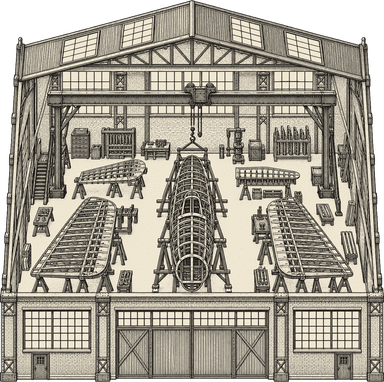
#> input picture assets/art/buildings/airframe_works.png, 384 x 382 px, given in place of keyed.png, which was not available
$ python process.py ../../assets/art/buildings/airframe_works.png out.png
#> lines starting #> are read from the running program, lines starting #| are printed output that depends on the picture; pictures that were not available may be replaced by others from this repository, and a replacement may not be noted
#!/usr/bin/env python3
"""
Turn a Codex-generated engraving on chroma green into a game sprite (GDD §11).

    uv run --with pillow python tools/art/process.py <generated.png> <out.png> --tiles 2 [--kind building|good|terrain]

Steps: key out the green (Codex's remove_chroma_key.py), map every remaining pixel onto the
ink↔paper axis (white walls become opaque paper so a building hides what stands behind it),
scale so the drawing's width equals its footprint at 128 px per tile (2× the 64 px design size,
so zooming in stays crisp), and trim. Goods get a fixed 96 px box; terrain tiles a 128 px square.
Every output is logged in docs/AI-ASSETS.md by the caller (see tools/art/bible.sh).
"""
import argparse, os, subprocess, sys, tempfile
from PIL import Image

PAPER = (239, 231, 210)
INK = (30, 27, 24)
PX_PER_TILE = 128  # 2× the 64 px design resolution
KEY_SCRIPT = os.path.expanduser("~/.codex/skills/.system/imagegen/scripts/remove_chroma_key.py")


def key_out(src, dst):
    subprocess.run([sys.executable, KEY_SCRIPT, "--input", src, "--out", dst, "--auto-key", "border",
                    "--soft-matte", "--transparent-threshold", "12", "--opaque-threshold", "220", "--despill"],
                   check=True, stdout=subprocess.DEVNULL)


def to_ink(im):
    """Map RGB onto ink..paper by luminance; keep the keyed alpha."""
    im = im.convert("RGBA")
    lum = im.convert("L")
    a = im.getchannel("A")
    out = Image.new("RGBA", im.size)
    px_l, px_a, px_o = lum.load(), a.load(), out.load()
    w, h = im.size
    for y in range(h):
        for x in range(w):
            l = px_l[x, y] / 255.0
            # Lines in these engravings sit below ~0.55 luminance; stretch so paper is clean and ink solid.
            t = min(1.0, max(0.0, (l - 0.08) / 0.82))
            r = int(INK[0] + (PAPER[0] - INK[0]) * t)
            g = int(INK[1] + (PAPER[1] - INK[1]) * t)
            b = int(INK[2] + (PAPER[2] - INK[2]) * t)
            px_o[x, y] = (r, g, b, px_a[x, y])
    return out


def ink_on_white(im):
    """Ink on white paper: darkness becomes alpha, colour becomes ink, so paper shows through."""
    lum = im.convert("L")
    w, h = lum.size
    out = Image.new("RGBA", (w, h))
    px_l, px_o = lum.load(), out.load()
    for y in range(h):
        for x in range(w):
            a = 255 - px_l[x, y]
            a = 0 if a < 24 else min(255, int((a - 24) * 1.15))
            px_o[x, y] = (INK[0], INK[1], INK[2], a)
    return out


def main():
    ap = argparse.ArgumentParser()
    ap.add_argument("src")
    ap.add_argument("dst")
    ap.add_argument("--tiles", type=float, default=2, help="footprint width in tiles (buildings)")
    ap.add_argument("--kind", choices=["building", "good", "terrain"], default="building")
    ap.add_argument("--white", action="store_true", help="source is ink on white paper (no chroma key): ink density becomes alpha")
    args = ap.parse_args()

    with tempfile.TemporaryDirectory() as td:
        keyed = os.path.join(td, "keyed.png")
        if args.white:
            im = ink_on_white(Image.open(args.src))
            bbox = im.getbbox() or (0, 0, im.size[0], im.size[1])
        else:
            key_out(args.src, keyed)
            im = Image.open(keyed).convert("RGBA")
#> im is the input picture: PIL image 384x382 RGBA; mean R, G, B, A 139.4, 134.1, 121.6, 228.3
            bbox = im.getbbox()
#> bbox = (0, 0, 384, 382)
            if bbox is None:
                sys.exit("nothing left after keying")
            im = im.crop(bbox)
            if args.kind == "terrain":
                # Terrain keeps the whole square; the drawing must fill it edge to edge.
                im = Image.open(keyed).convert("RGBA")
            im = to_ink(im)
#> in to_ink, `lum = im.convert("L")`:
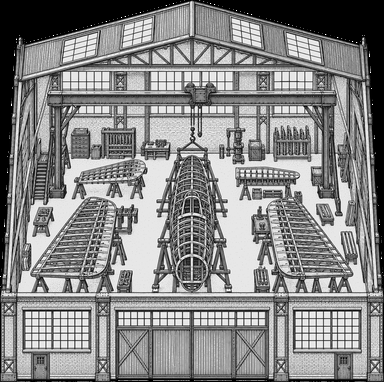
#> lum: PIL image 384x382 L; min 0, max 255, mean 134.2
#> in to_ink, `a = im.getchannel("A")`:
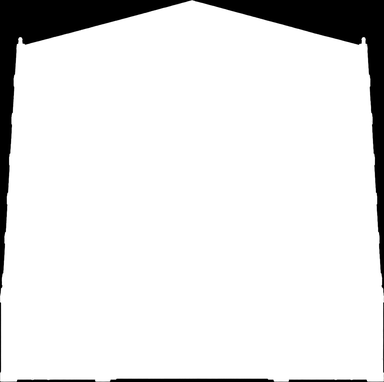
#> a: PIL image 384x382 L; min 0, max 255, mean 228.3
#> in to_ink, `out = Image.new("RGBA", im.size)`: out: PIL image 384x382 RGBA; every value is 0
        w, h = im.size
#> w = 384; h = 382
        if args.kind == "building":
            scale = args.tiles * PX_PER_TILE / w
#> scale = 0.667
        elif args.kind == "good":
            scale = 96 / max(w, h)
        else:
            scale = PX_PER_TILE / max(w, h)
        size = (max(1, round(w * scale)), max(1, round(h * scale)))
#> size = (256, 255)
        im = im.resize(size, Image.LANCZOS)
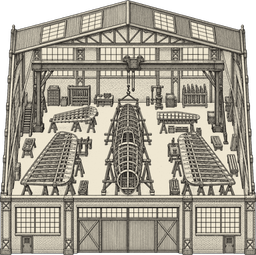
#> im: PIL image 256x255 RGBA; mean R, G, B, A 142.3, 136.8, 124.1, 228.3; transparent parts drawn white
        if args.kind == "good":
            box = Image.new("RGBA", (96, 96), (0, 0, 0, 0))
            box.paste(im, ((96 - size[0]) // 2, (96 - size[1]) // 2))
            im = box
        elif args.kind == "terrain":
            im = im.resize((PX_PER_TILE, PX_PER_TILE), Image.LANCZOS)
        im.save(args.dst)
        print(f"{args.dst}: {im.size[0]}x{im.size[1]} from {bbox} (scale {scale:.3f})")
#| out.png: 256x255 from (0, 0, 384, 382) (scale 0.667)


if __name__ == "__main__":
    main()

$ run again, on assets/art/buildings/barge_landing.png
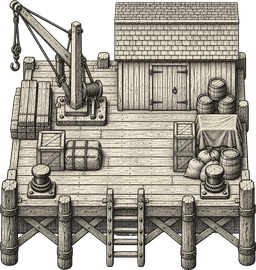
#> input picture assets/art/buildings/barge_landing.png, 256 x 270 px, given in place of keyed.png, which was not available
#> in main, im is the input picture: PIL image 256x270 RGBA; mean R, G, B, A 115.6, 111, 100.7, 199.6
#> bbox = (0, 0, 256, 270)
#> in to_ink, `lum = im.convert("L")`:
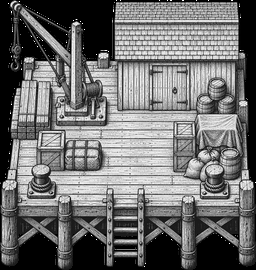
#> lum: PIL image 256x270 L; min 0, max 255, mean 111.1
#> in to_ink, `a = im.getchannel("A")`:
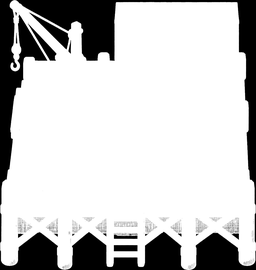
#> a: PIL image 256x270 L; min 0, max 255, mean 199.6
#> out: PIL image 256x270 RGBA; every value is 0
#| out.png: 256x270 from (0, 0, 256, 270) (scale 1.000)

$ run again, on assets/art/buildings/body_shop.png
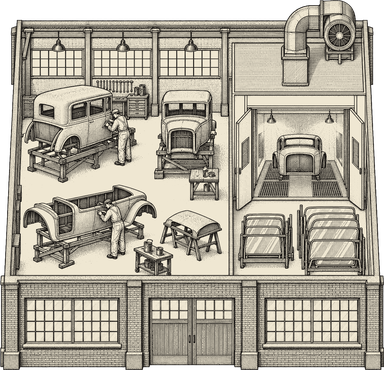
#> input picture assets/art/buildings/body_shop.png, 384 x 370 px, given in place of keyed.png, which was not available
#> in main, im is the input picture: PIL image 384x370 RGBA; mean R, G, B, A 153.2, 147.4, 133.7, 232
#> bbox = (0, 0, 384, 370)
#> in to_ink, `a = im.getchannel("A")`:
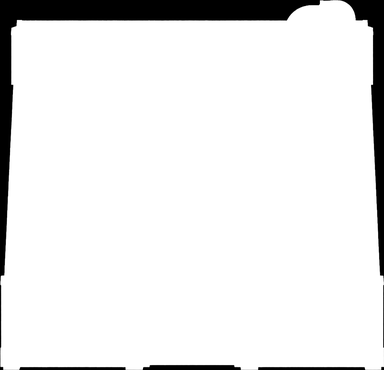
#> a: PIL image 384x370 L; min 0, max 255, mean 232
#> out: PIL image 384x370 RGBA; every value is 0
#> in main, `im = im.resize(size, Image.LANCZOS)`:
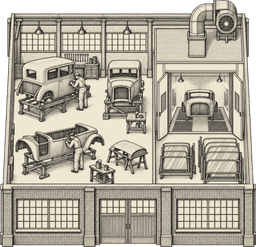
#> im: PIL image 256x247 RGBA; mean R, G, B, A 156, 150.2, 136.3, 232; transparent parts drawn white
#| out.png: 256x247 from (0, 0, 384, 370) (scale 0.667)
